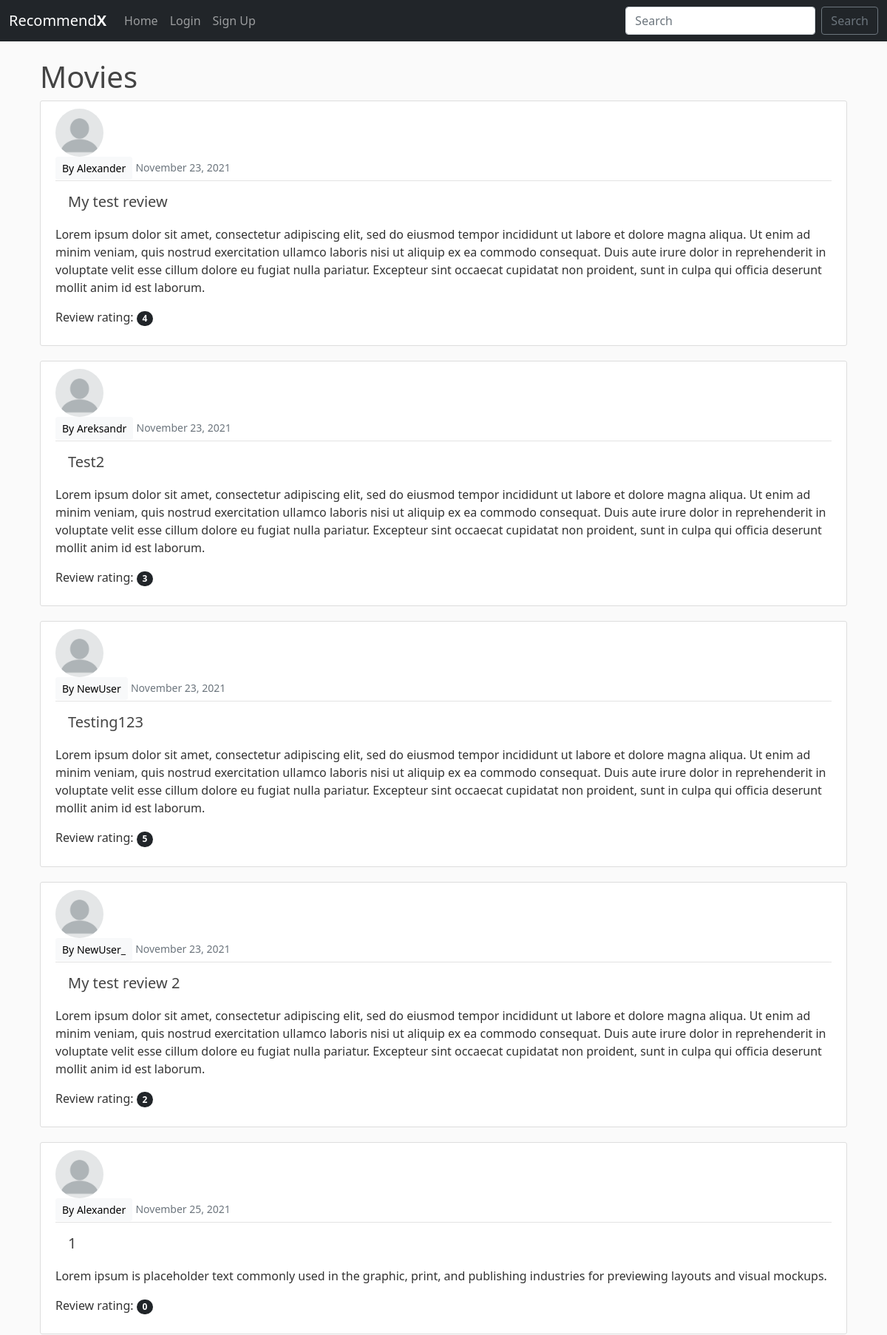
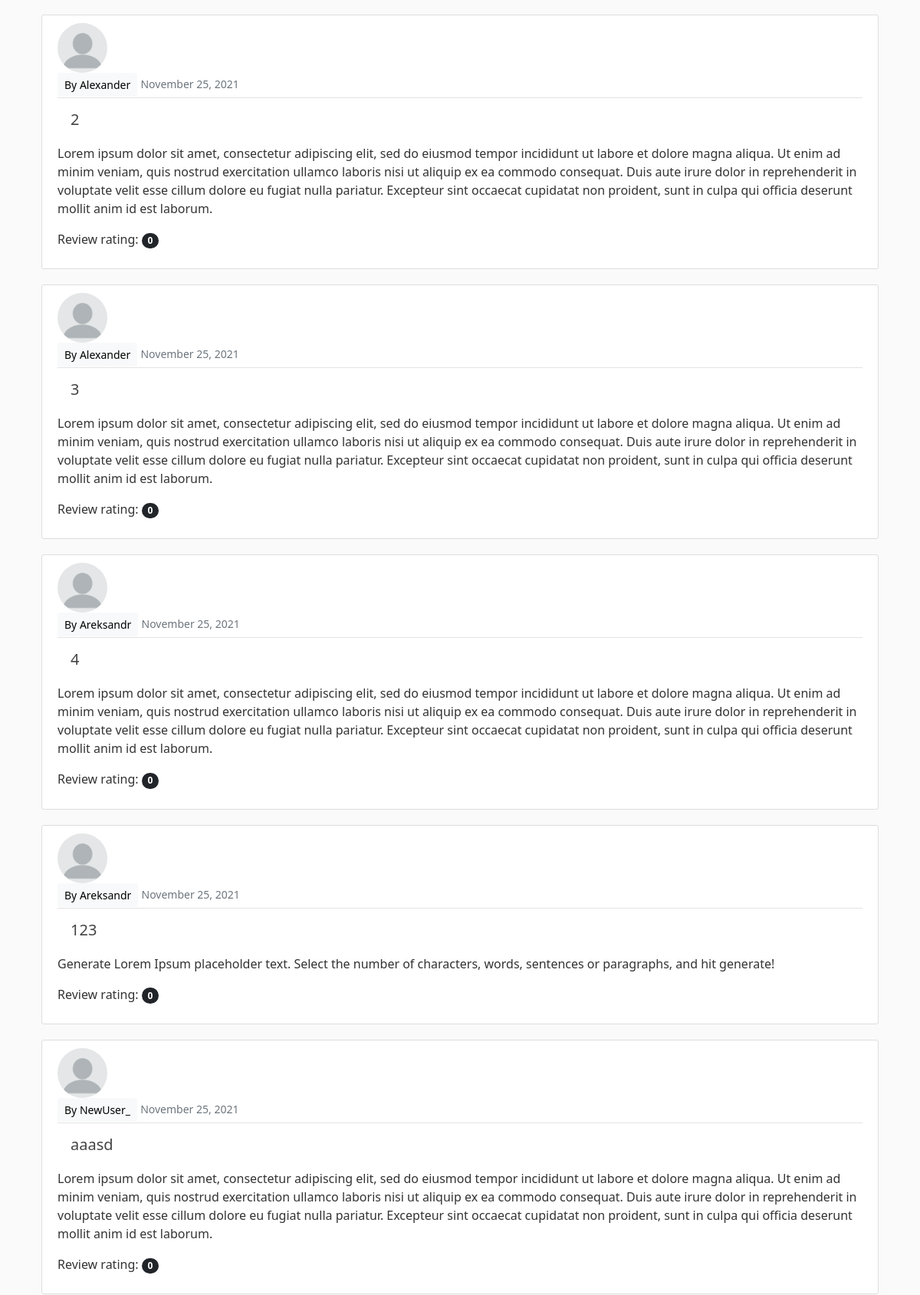
/category/movies/ (upper part), run on the app's committed database (2 pictures, top to bottom).
### main/models.py (models this page shows, shortened)
class Review(models.Model):
    title = models.CharField(max_length=50)
    category = models.CharField(max_length=50, default='Movies')
    publisher = models.ForeignKey(User, on_delete = models.CASCADE)
    content = models.TextField(max_length=6000, blank=True)
    date = models.DateTimeField(auto_now_add=True)
    rating = models.PositiveSmallIntegerField(choices=RATING_CHOISES, blank=True, default=0)
    likes = models.ManyToManyField(User, related_name='review_name')

### main/views.py (the view)
# urls.py: path('category/<str:cat>/', CategoryView, name='category'),
def CategoryView(request, cat):
    category_reviews = Review.objects.filter(category__iexact=cat.replace('-', ' '))
    context = {'cat':cat.title().replace('-', ' '), 'category_reviews':category_reviews}
    return render(request, template_name='main/category.html', context=context)

### main/templates/main/category.html (shortened to what this page needs)
{% extends 'main/base.html' %}
{% block content %}
{% if category_reviews %}
<br>
<div class="container">
    <h1>{{ cat }}</h1>
    {% for r in category_reviews %}
    <article class="media content-section">
        <img class="rounded-circle article-img" src="{{ r.publisher.profile.image.url }}" onerror="if (this.src != 'default.png') this.src = '/media/default.png'">
        <div class="media-body">
          <div class="article-metadata">
            <a class="mr-2 btn btn-light btn-sm" href="{% url 'user-reviews' r.publisher.username %}">By {{r.publisher}}</a>
            <small class="text-muted">{{r.date|date:"F d, Y"}}</small>
        </div>
          <h2><a class="btn article-title btn-lg" href="{% url 'review-detail' r.id %}">{{r.title}}</a></h2>
          <p class="article-content">{{r.content}}</p>
          <p class="article-content">Review rating: <span class="badge rounded-pill bg-dark">{{r.rating}}</span></p>
        </div>
      </article>
    {% endfor %}
</div>
<br>
{% else %}
<h1>No such category</h1>
{% endif %}
{% endblock %}

### main/static/main/main.css (style rules this page uses)
body { background: #fafafa; color: #333333; margin-top: 0; }
h1, h2, h3, h4, h5, h6 { color: #444444; }
.content-section { background: #ffffff; padding: 10px 20px; border: 1px solid #dddddd; border-radius: 3px; margin-bottom: 20px; }
.article-title { color: #444444; }
.article-content { white-space: pre-line; }
.article-img { height: 65px; width: 65px; object-fit: cover; margin-right: 16px; }
.article-metadata { padding-bottom: 1px; margin-bottom: 4px; border-bottom: 1px solid #e3e3e3 }

### data on the page
Review: publisher "Alexander", date "November 23, 2021", title "My test review", content "Lorem ipsum dolor sit amet, consectetur adipiscing elit, sed do eiusmod tempor incididunt ut labore et dolore magna aliqua. Ut enim ad minim veniam, quis nostrud exercitation ullamco laboris nisi ut aliquip ex ea commodo consequat. Duis aute irure dolor in reprehenderit in voluptate velit esse cillum dolore eu fugiat nulla pariatur. Excepteur sint occaecat cupidatat non proident, sunt in culpa qui officia deserunt mollit anim id est laborum.", rating "4"
Review: publisher "Areksandr", date "November 23, 2021", title "Test2", content "Lorem ipsum dolor sit amet, consectetur adipiscing elit, sed do eiusmod tempor incididunt ut labore et dolore magna aliqua. Ut enim ad minim veniam, quis nostrud exercitation ullamco laboris nisi ut aliquip ex ea commodo consequat. Duis aute irure dolor in reprehenderit in voluptate velit esse cillum dolore eu fugiat nulla pariatur. Excepteur sint occaecat cupidatat non proident, sunt in culpa qui officia deserunt mollit anim id est laborum.", rating "3"
Review: publisher "NewUser", date "November 23, 2021", title "Testing123", content "Lorem ipsum dolor sit amet, consectetur adipiscing elit, sed do eiusmod tempor incididunt ut labore et dolore magna aliqua. Ut enim ad minim veniam, quis nostrud exercitation ullamco laboris nisi ut aliquip ex ea commodo consequat. Duis aute irure dolor in reprehenderit in voluptate velit esse cillum dolore eu fugiat nulla pariatur. Excepteur sint occaecat cupidatat non proident, sunt in culpa qui officia deserunt mollit anim id est laborum.", rating "5"
Review: publisher "NewUser_", date "November 23, 2021", title "My test review 2", content "Lorem ipsum dolor sit amet, consectetur adipiscing elit, sed do eiusmod tempor incididunt ut labore et dolore magna aliqua. Ut enim ad minim veniam, quis nostrud exercitation ullamco laboris nisi ut aliquip ex ea commodo consequat. Duis aute irure dolor in reprehenderit in voluptate velit esse cillum dolore eu fugiat nulla pariatur. Excepteur sint occaecat cupidatat non proident, sunt in culpa qui officia deserunt mollit anim id est laborum.", rating "2"
Review: publisher "Alexander", date "November 25, 2021", title "1", content "Lorem ipsum is placeholder text commonly used in the graphic, print, and publishing industries for previewing layouts and visual mockups.", rating "0"
Review: publisher "Alexander", date "November 25, 2021", title "2", content "Lorem ipsum dolor sit amet, consectetur adipiscing elit, sed do eiusmod tempor incididunt ut labore et dolore magna aliqua. Ut enim ad minim veniam, quis nostrud exercitation ullamco laboris nisi ut aliquip ex ea commodo consequat. Duis aute irure dolor in reprehenderit in voluptate velit esse cillum dolore eu fugiat nulla pariatur. Excepteur sint occaecat cupidatat non proident, sunt in culpa qui officia deserunt mollit anim id est laborum.", rating "0"
Review: publisher "Alexander", date "November 25, 2021", title "3", content "Lorem ipsum dolor sit amet, consectetur adipiscing elit, sed do eiusmod tempor incididunt ut labore et dolore magna aliqua. Ut enim ad minim veniam, quis nostrud exercitation ullamco laboris nisi ut aliquip ex ea commodo consequat. Duis aute irure dolor in reprehenderit in voluptate velit esse cillum dolore eu fugiat nulla pariatur. Excepteur sint occaecat cupidatat non proident, sunt in culpa qui officia deserunt mollit anim id est laborum.", rating "0"
Review: publisher "Areksandr", date "November 25, 2021", title "4", content "Lorem ipsum dolor sit amet, consectetur adipiscing elit, sed do eiusmod tempor incididunt ut labore et dolore magna aliqua. Ut enim ad minim veniam, quis nostrud exercitation ullamco laboris nisi ut aliquip ex ea commodo consequat. Duis aute irure dolor in reprehenderit in voluptate velit esse cillum dolore eu fugiat nulla pariatur. Excepteur sint occaecat cupidatat non proident, sunt in culpa qui officia deserunt mollit anim id est laborum.", rating "0"
Review: publisher "Areksandr", date "November 25, 2021", title "123", content "Generate Lorem Ipsum placeholder text. Select the number of characters, words, sentences or paragraphs, and hit generate!", rating "0"
Review: publisher "NewUser_", date "November 25, 2021", title "aaasd", content "Lorem ipsum dolor sit amet, consectetur adipiscing elit, sed do eiusmod tempor incididunt ut labore et dolore magna aliqua. Ut enim ad minim veniam, quis nostrud exercitation ullamco laboris nisi ut aliquip ex ea commodo consequat. Duis aute irure dolor in reprehenderit in voluptate velit esse cillum dolore eu fugiat nulla pariatur. Excepteur sint occaecat cupidatat non proident, sunt in culpa qui officia deserunt mollit anim id est laborum.", rating "0"

### other printed values
{{ cat }} "Movies"
